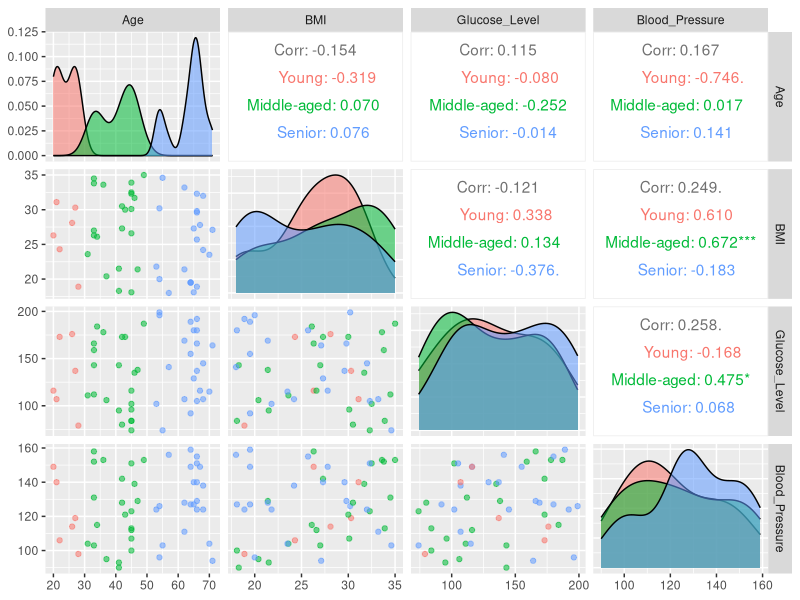

Write R code to recreate this figure.
Roll_Number <- "23BAD310"

library(ggplot2)
library(GGally)
library(dplyr)

health_data <- read.csv("3.healthcare_data.csv")

health_data <- na.omit(health_data)

health_data$Age_Group <- cut(
  health_data$Age,
  breaks = c(0, 30, 50, 100),
  labels = c("Young", "Middle-aged", "Senior")
)

ggpairs(
  health_data,
  columns = c("Age", "BMI", "Glucose_Level", "Blood_Pressure"),
  aes(color = Age_Group, alpha = 0.7)
)

correlation_matrix <- cor(
  health_data[, c("Age", "BMI", "Glucose_Level", "Blood_Pressure")]
)

print(correlation_matrix)
